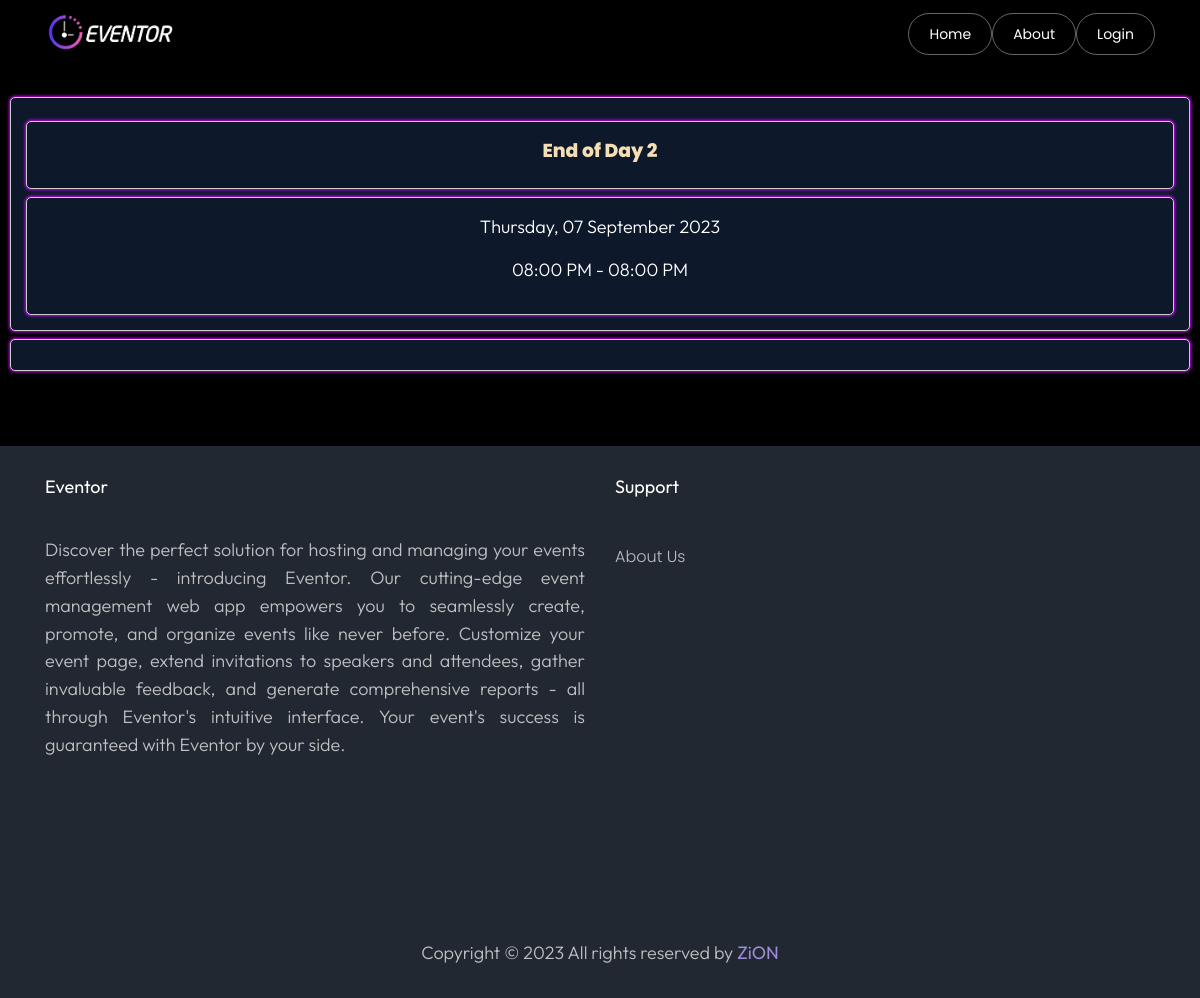
The page /detail-view.php?session=122336110 on the database its author committed.
### tables this page shows
CREATE TABLE `sessions` (
  `id` varchar(50) NOT NULL,
  `eventid` varchar(50) NOT NULL,
  `level` varchar(200) NOT NULL,
  `title` varchar(150) DEFAULT NULL,
  `date` date NOT NULL,
  `timefrom` time NOT NULL,
  `timeto` time NOT NULL,
  `type` varchar(50) NOT NULL,
  `venue` varchar(255) DEFAULT NULL,
  `zoomid` varchar(100) DEFAULT NULL,
  `papers` varchar(1000) NOT NULL,
  `chair` varchar(1000) NOT NULL,
  `moderator` varchar(1000) NOT NULL,
  `coordinator` varchar(1000) NOT NULL
);

### detail-view.php (the view, shortened to what this page needs)
<?php
include "db/connect.php";
if (isset($_GET['session']))
    $sessid = $_GET['session'];
else
    echo "<script> location.href='./index.php'; </script>";
?>
<!DOCTYPE html>
<html lang="en">
<?php
$sql = "SELECT * FROM `sessions` WHERE `id` = '$sessid'";
$result = mysqli_query($con, $sql);
$sess = $result->fetch_assoc();
?>
<head>
</head>
<body style="background-color: black;">
    <div class="wrapper">
        <div class="details">
            <div class="details centered">
                <h5 class="centered">
                    <?php echo $sess['level']; ?>
                </h5>
            </div>
            <div class="details centered">
                <p style="text-align:center">
                    <?php echo date('l, d F Y', strtotime($sess['date'])); ?>
                </p>
                <p style="text-align:center">
                    <?php echo date('h:i A', strtotime($sess['timefrom'])) . ' - ' . date('h:i A', strtotime($sess['timeto'])); ?>
                </p>
            </div>
            <?php
            echo '</div>';?>
            <div class="details">
            </div>
        </div>
</body>
<?php
include "includes/footer.php";
?>
</body>
</html>

### css/cards.css (style rules this page uses)
:root { font-size: 15px; --var-soft-blue: hsl(215, 51%, 70%); --var-cyan: hsl(178, 100%, 50%); --var-main-darkest: hsl(217, 54%, 11%); --var-card-dark: hsl(216, 50%, 16%); --var-line-dark: hsl(215, 32%, 27%); --var-lightest: white; --var-heading: normal normal 600 1.5em/1.6em 'Outfit', sans-serif; --var-small-heading: normal normal 400 1em/1em 'Outfit', sans-serif; --var-para: normal normal 300 1em/1.55em 'Outfit', sans-serif; }
*, *::before, *::after { margin: 0; }
body { background-color: var(--var-main-darkest); }
p { font: var(--var-para); color: var(--var-soft-blue); }
@media (min-width:600px) { body { font-size: 18px; } }

### detail-view.php (style rules this page uses)
.wrapper { width: 100%; padding: 10px; margin-top: 15px; margin-bottom: 50px; }
.details { padding: 15px; margin-top: 8px; background-color: hsl(217, 54%, 11%); border: 1px solid #ccc; border-radius: 5px; box-shadow: 0px 0px 3px 1px rgb(207 0 255); }
h1, h2, h3, h4, h5, p, strong { color: hsl(255, 51%, 70%); }
.centered { text-align: center; font-weight: 800; color: wheat; }
p { font-size: 18px; color: white; }

### rows shown on the page
sessions: level "End of Day 2", date "Thursday, 07 September 2023", timefrom "08:00 PM", timeto "08:00 PM"
